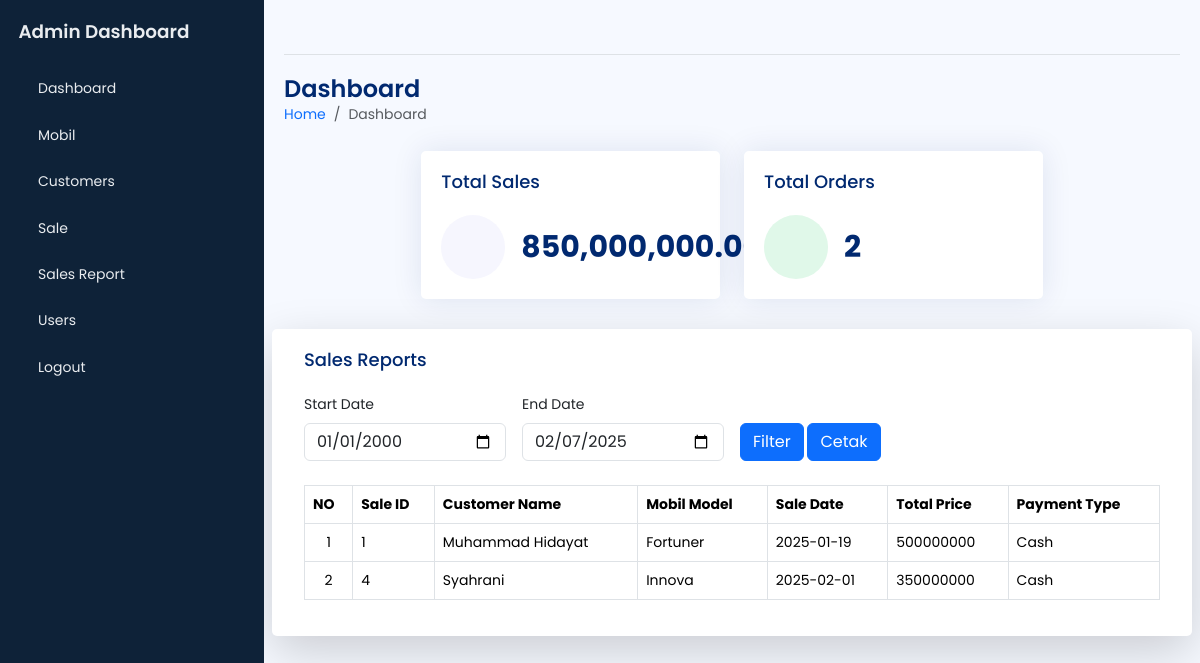
The app's page /admin/sales_reports.php (signed in), older data.
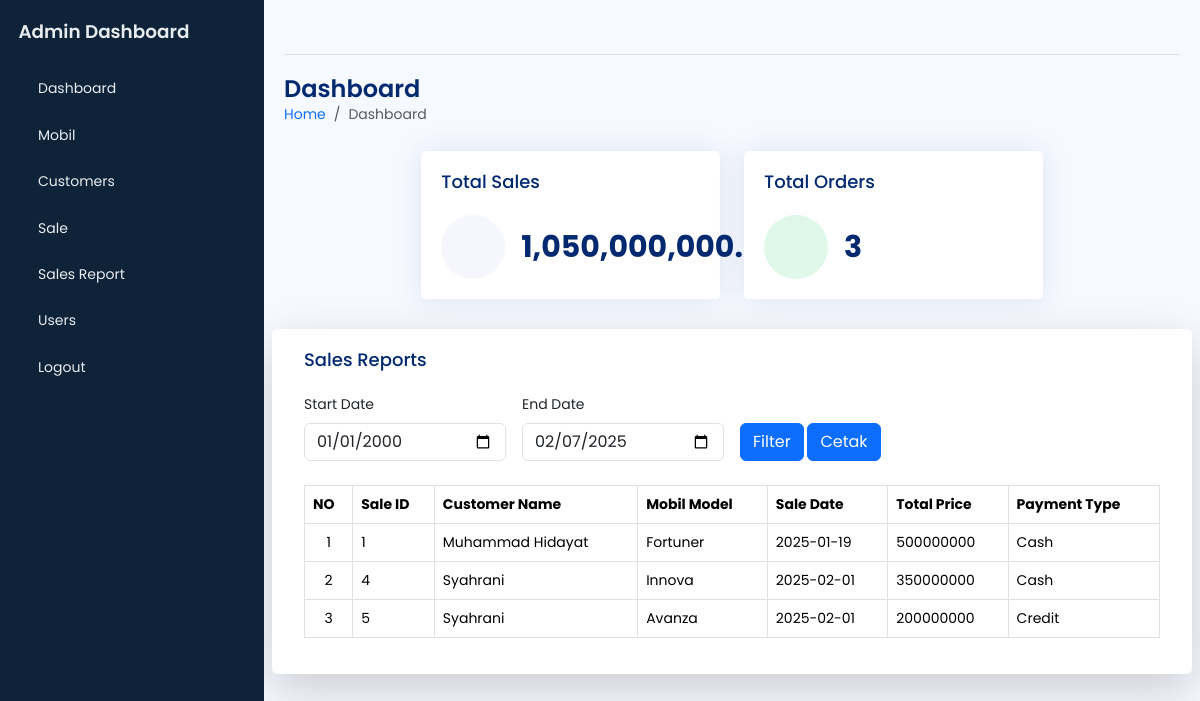
The same page, newer data.
### tables this page shows
CREATE TABLE `sale` (
  `sale_id` int(11) NOT NULL,
  `customer_id` int(11) NOT NULL,
  `mobil_id` int(11) NOT NULL,
  `user_id` int(11) NOT NULL,
  `sale_date` date NOT NULL,
  `total_price` varchar(20) NOT NULL,
  `created_at` timestamp NOT NULL DEFAULT current_timestamp(),
  `payment_type` varchar(10) NOT NULL
);

CREATE TABLE `customers` (
  `customer_id` int(11) NOT NULL,
  `nik` varchar(25) NOT NULL,
  `name` varchar(100) NOT NULL,
  `email` varchar(100) NOT NULL,
  `phone` varchar(20) DEFAULT NULL,
  `address` text DEFAULT NULL,
  `foto` varchar(255) DEFAULT NULL,
  `created_at` timestamp NOT NULL DEFAULT current_timestamp()
);

CREATE TABLE `mobil` (
  `mobil_id` int(11) NOT NULL,
  `model` varchar(100) NOT NULL,
  `brand` varchar(100) NOT NULL,
  `price` varchar(20) NOT NULL,
  `warna` varchar(50) NOT NULL,
  `stock` int(11) DEFAULT 0,
  `foto` varchar(300) DEFAULT NULL,
  `created_at` timestamp NOT NULL DEFAULT current_timestamp()
);

### admin/sales_reports.php (the view, shortened to what the changed rows need)
<?php
require_once '../config.php';
$start_date = isset($_POST['start_date']) ? $_POST['start_date'] : '2000-01-01';
$end_date = isset($_POST['end_date']) ? $_POST['end_date'] : date('Y-m-d');
$sql_sales = "SELECT SUM(total_price) AS total_sales, COUNT(sale_id) AS total_orders
              FROM sale
              WHERE sale_date BETWEEN ? AND ?";
$stmt_sales = $conn->prepare($sql_sales);
$stmt_sales->bind_param("ss", $start_date, $end_date);
$stmt_sales->execute();
$result_sales = $stmt_sales->get_result();
$total_sales = 0;
$total_orders = 0;
if ($result_sales->num_rows > 0) {
    $row_sales = $result_sales->fetch_assoc();
    $total_sales = $row_sales['total_sales'] ?? 0;
    $total_orders = $row_sales['total_orders'] ?? 0;
}
$sql_sales_details = "SELECT s.sale_id, c.name AS customer_name, m.model AS mobil_model, s.sale_date, s.total_price, s.payment_type
                      FROM sale s
                      JOIN customers c ON s.customer_id = c.customer_id
                      JOIN mobil m ON s.mobil_id = m.mobil_id
                      WHERE s.sale_date BETWEEN ? AND ?";
$stmt_sales_details = $conn->prepare($sql_sales_details);
$stmt_sales_details->bind_param("ss", $start_date, $end_date);
$stmt_sales_details->execute();
$result_sales_details = $stmt_sales_details->get_result();
?>
<!DOCTYPE html>
<html lang="en">
<head>
    <?php include 'template/header.php'; ?>
</head>
<body>
    <div class="wrapper">
        <main id="main" class="main">
            <div class="pagetitle">
                <h1>Dashboard</h1>
            </div>
            <section class="section dashboard">
                <div class="row">
                    <div class="col-lg-12">
                        <div class="row">
                            <div class="reports d-flex justify-content-center gap-4">
                                <div class="col-xxl-4 col-md-4">
                                    <div class="card info-card sales-card">
                                        <div class="card-body">
                                            <div class="d-flex align-items-center">
                                                <div class="ps-3">
                                                    <h6><?php echo number_format($total_sales, 2); ?></h6>
                                                </div>
                                            </div>
                                        </div>
                                    </div>
                                </div>
                                <div class="col-xxl-4 col-md-4">
                                    <div class="card info-card revenue-card">
                                        <div class="card-body">
                                            <div class="d-flex align-items-center">
                                                <div class="ps-3">
                                                    <h6><?php echo $total_orders; ?></h6>
                                                </div>
                                            </div>
                                        </div>
                                    </div>
                                </div>
                            </div>
                            <div class="card shadow-lg">
                                <div class="card-body">
                                    <div class="overflow-x-auto">
                                        <table class="table table-bordered display" id="salesTable">
                                            <thead>
                                                <tr>
                                                    <th>NO</th>
                                                    <th>Sale ID</th>
                                                    <th>Customer Name</th>
                                                    <th>Mobil Model</th>
                                                    <th>Sale Date</th>
                                                    <th>Total Price</th>
                                                    <th>Payment Type</th>
                                                </tr>
                                            </thead>
                                            <tbody>
                                                <?php $no = 1; ?>
                                                <?php while ($row = $result_sales_details->fetch_assoc()) : ?>
                                                    <tr>
                                                        <td class="text-center"><?php echo $no++; ?></td>
                                                        <td><?php echo htmlspecialchars($row['sale_id']); ?></td>
                                                        <td><?php echo htmlspecialchars($row['customer_name']); ?></td>
                                                        <td><?php echo htmlspecialchars($row['mobil_model']); ?></td>
                                                        <td><?php echo htmlspecialchars($row['sale_date']); ?></td>
                                                        <td class="price"><?php echo htmlspecialchars($row['total_price']); ?></td>
                                                        <td><?php echo htmlspecialchars($row['payment_type']); ?></td>
                                                    </tr>
                                                <?php endwhile; ?>
                                            </tbody>
                                        </table>
                                    </div>
                                </div>
                            </div>
                        </div>
                    </div>
                </div>
            </section>
        </main>
    </div>
</body>
</html>

Row changes from the older to the newer data that the page shows:
added sale: sale_id "5", customer.name "Syahrani", mobil.model "Avanza", sale_date "2025-02-01", total_price "200000000", payment_type "Credit"
Text that changed along with them:
$total_sales: "850,000,000.00" → "1,050,000,000.00"
$total_orders: "2" → "3"
